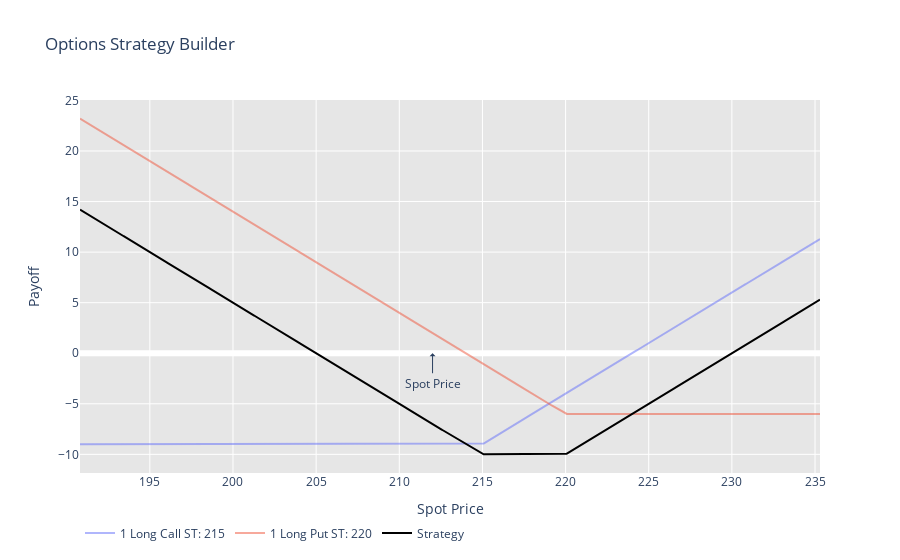

This figure's notebook cell:
### Markdown cell above
### Strategy II

### Code cell
Action_1 = {'Type': 'call', 'Strike': 215, 'Trade': 'long', 'Premium': 9}
Action_2 = {'Type': 'put' , 'Strike': 220, 'Trade': 'long', 'Premium': 6}
Strategy=[Action_1, Action_2]
SB(spot=212,spot_range=10, Strategy=Strategy)

### Figure 1 — Plotly figure (JSON) as saved in the notebook; plotly's stock layout.template omitted (floating-point values rounded to 4 significant figures; data arrays with more than 128 entries replaced by an {"elided": "..."} marker saying what was removed)
{"data": [{"mode": "lines", "name": "1 Long Call ST: 215", "opacity": 0.5, "type": "scatter", "x": {"elided": "2100 float values"}, "y": {"elided": "2100 float values"}}, {"mode": "lines", "name": "1 Long Put ST: 220", "opacity": 0.5, "type": "scatter", "x": {"elided": "2100 float values"}, "y": {"elided": "2100 float values"}}, {"line": {"color": "black", "width": 2}, "mode": "lines", "name": "Strategy", "type": "scatter", "x": {"elided": "2100 float values"}, "y": {"elided": "2100 float values"}}], "layout": {"annotations": [{"arrowhead": 1, "ax": 0, "ay": 30, "font": {"size": 12}, "showarrow": true, "text": "Spot Price", "x": 212, "xref": "x", "y": 0, "yref": "y"}], "hoverdistance": 100, "hovermode": "x", "legend": {"orientation": "h", "y": -0.2, "yanchor": "bottom"}, "plot_bgcolor": "white", "shapes": [{"fillcolor": "grey", "layer": "below", "line": {"color": "red", "dash": "dash", "width": 0}, "name": "spot price", "opacity": 0.1, "type": "rect", "x0": 190.8, "x1": 235.3, "xref": "x", "y0": 0, "y1": 1, "yref": "paper"}, {"fillcolor": "grey", "layer": "below", "line": {"color": "black", "dash": "dash", "width": 0}, "opacity": 0.1, "type": "rect", "x0": 190.8, "x1": 235.3, "xref": "x", "y0": 0, "y1": 1, "yref": "paper"}], "showlegend": true, "spikedistance": 1000, "title": {"text": "Options Strategy Builder"}, "xaxis": {"showspikes": true, "spikethickness": 1, "title": {"text": "Spot Price"}}, "yaxis": {"showspikes": true, "spikethickness": 1, "title": {"text": "Payoff"}, "zeroline": true, "zerolinecolor": "white", "zerolinewidth": 6}}}
